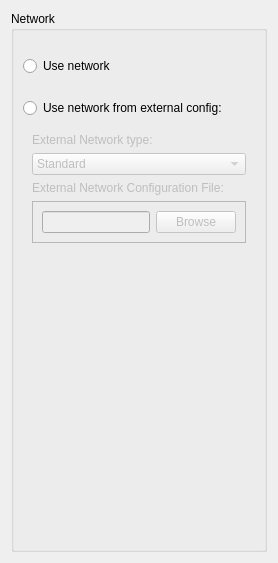
      <widget class="QWidget" name="sim_conf_stack_page_Network">
       <layout class="QGridLayout" name="gridLayout_9">
        <item row="0" column="0">
         <widget class="QGroupBox" name="groupBox_Network">
          <property name="title">
           <string>Network</string>
          </property>
          <layout class="QVBoxLayout" name="verticalLayout_12">
           <item>
            <spacer name="verticalSpacer_17">
             <property name="orientation">
              <enum>Qt::Vertical</enum>
             </property>
             <property name="sizeType">
              <enum>QSizePolicy::Fixed</enum>
             </property>
             <property name="sizeHint" stdset="0">
              <size>
               <width>20</width>
               <height>16</height>
              </size>
             </property>
            </spacer>
           </item>
           <item>
            <widget class="QRadioButton" name="rb_useNetwork">
             <property name="sizePolicy">
              <sizepolicy hsizetype="Minimum" vsizetype="Fixed">
               <horstretch>1</horstretch>
               <verstretch>1</verstretch>
              </sizepolicy>
             </property>
             <property name="text">
              <string>Use network</string>
             </property>
            </widget>
           </item>
           <item>
            <spacer name="verticalSpacer_18">
             <property name="orientation">
              <enum>Qt::Vertical</enum>
             </property>
             <property name="sizeType">
              <enum>QSizePolicy::Fixed</enum>
             </property>
             <property name="sizeHint" stdset="0">
              <size>
               <width>20</width>
               <height>16</height>
              </size>
             </property>
            </spacer>
           </item>
           <item>
            <widget class="QRadioButton" name="radioButton_2">
             <property name="text">
              <string>Use network from external config:</string>
             </property>
            </widget>
           </item>
           <item>
            <widget class="QWidget" name="widget_externalNetwork" native="true">
             <property name="enabled">
              <bool>false</bool>
             </property>
             <layout class="QVBoxLayout" name="verticalLayout_18">
              <item>
               <widget class="QLabel" name="label_61">
                <property name="text">
                 <string>External Network type:</string>
                </property>
               </widget>
              </item>
              <item>
               <widget class="QComboBox" name="comboBox_netType">
                <item>
                 <property name="text">
                  <string>Standard</string>
                 </property>
                </item>
                <item>
                 <property name="text">
                  <string>Metabolic</string>
                 </property>
                </item>
               </widget>
              </item>
              <item>
               <widget class="QLabel" name="label_21">
                <property name="sizePolicy">
                 <sizepolicy hsizetype="Preferred" vsizetype="Preferred">
                  <horstretch>1</horstretch>
                  <verstretch>1</verstretch>
                 </sizepolicy>
                </property>
                <property name="text">
                 <string>External Network Configuration File:</string>
                </property>
               </widget>
              </item>
              <item>
               <widget class="QFrame" name="frame_5">
                <property name="frameShape">
                 <enum>QFrame::StyledPanel</enum>
                </property>
                <property name="frameShadow">
                 <enum>QFrame::Raised</enum>
                </property>
                <layout class="QHBoxLayout" name="horizontalLayout_3">
                 <item>
                  <widget class="QLineEdit" name="lineEdit_NetConfig">
                   <property name="sizePolicy">
                    <sizepolicy hsizetype="Expanding" vsizetype="Fixed">
                     <horstretch>2</horstretch>
                     <verstretch>1</verstretch>
                    </sizepolicy>
                   </property>
                  </widget>
                 </item>
                 <item>
                  <widget class="QPushButton" name="pushButton_netBrowse">
                   <property name="sizePolicy">
                    <sizepolicy hsizetype="Minimum" vsizetype="Fixed">
                     <horstretch>1</horstretch>
                     <verstretch>1</verstretch>
                    </sizepolicy>
                   </property>
                   <property name="text">
                    <string>Browse</string>
                   </property>
                  </widget>
                 </item>
                </layout>
               </widget>
              </item>
             </layout>
            </widget>
           </item>
           <item>
            <spacer name="verticalSpacer_16">
             <property name="orientation">
              <enum>Qt::Vertical</enum>
             </property>
             <property name="sizeHint" stdset="0">
              <size>
               <width>20</width>
               <height>288</height>
              </size>
             </property>
            </spacer>
           </item>
          </layout>
         </widget>
        </item>
       </layout>
      </widget>
